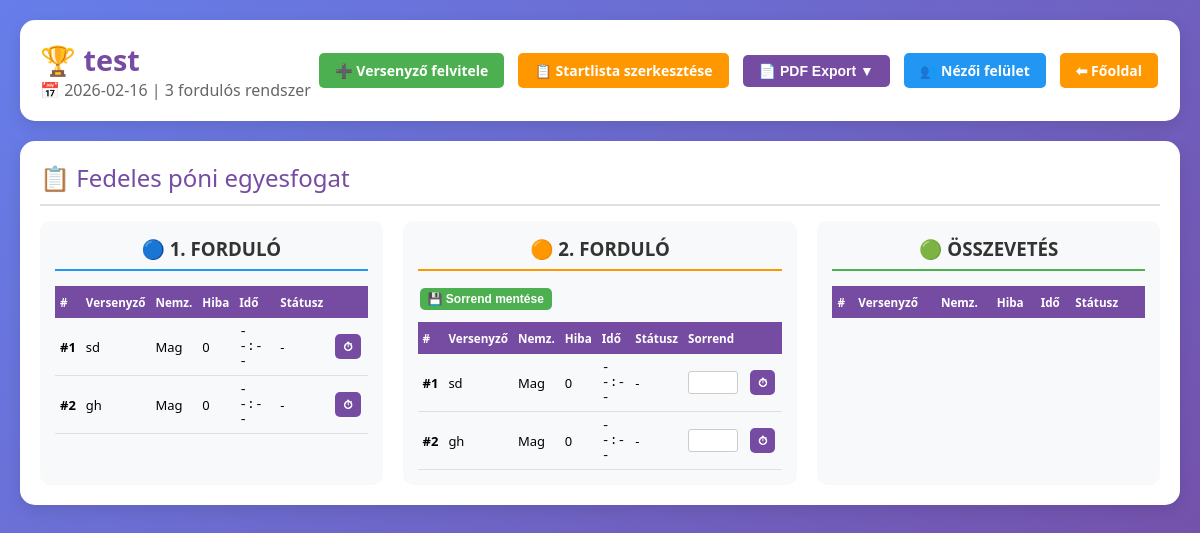
The page /verseny_fooldal/1 on the database its author committed.
### app.py (models this page shows)
class Verseny(db.Model):
    __tablename__ = 'versenyek'
    id = db.Column(db.Integer, primary_key=True)
    nev = db.Column(db.String(100), nullable=False)
    datum = db.Column(db.String(20), nullable=False)
    aktiv = db.Column(db.Boolean, default=True)
    lezart = db.Column(db.Boolean, default=False)

class Versenyzo(db.Model):
    __tablename__ = 'versenyzok'
    id = db.Column(db.Integer, primary_key=True)
    verseny_id = db.Column(db.Integer, db.ForeignKey('versenyek.id'), nullable=False)
    startszam = db.Column(db.Integer, nullable=False)
    nev = db.Column(db.String(100), nullable=False)
    kategoria = db.Column(db.String(50), nullable=False)
    nemzetiseg = db.Column(db.String(50), nullable=False)
    f1_statusz = db.Column(db.String(20), default='')
    f2_statusz = db.Column(db.String(20), default='')
    ov_statusz = db.Column(db.String(20), default='')
    f1_verohibak = db.Column(db.Text, default='{}')
    f1_egyeb_hiba = db.Column(db.Integer, default=0)
    f1_ido = db.Column(db.Float, default=0)
    f1_ossz_hiba = db.Column(db.Integer, default=0)
    f2_verohibak = db.Column(db.Text, default='{}')
    f2_egyeb_hiba = db.Column(db.Integer, default=0)
    f2_ido = db.Column(db.Float, default=0)
    f2_ossz_hiba = db.Column(db.Integer, default=0)
    ov_verohibak = db.Column(db.Text, default='{}')
    ov_egyeb_hiba = db.Column(db.Integer, default=0)
    ov_ido = db.Column(db.Float, default=0)
    ov_ossz_hiba = db.Column(db.Integer, default=0)
    f1_sorrend = db.Column(db.Integer)
    f2_sorrend = db.Column(db.Integer)
    ov_sorrend = db.Column(db.Integer)
    osszevetesre_jogosult = db.Column(db.Boolean, default=False)

### app.py (the view)
@app.route('/verseny_fooldal/<int:verseny_id>')
def verseny_fooldal(verseny_id):
    verseny = Verseny.query.get_or_404(verseny_id)
    versenyzok = Versenyzo.query.filter_by(verseny_id=verseny_id).all()
    kategoriak = {}
    for v in versenyzok:
        if v.kategoria not in kategoriak:
            kategoriak[v.kategoria] = []
        kategoriak[v.kategoria].append(v)
    return render_template('verseny_fooldal.html', verseny=verseny, kategoriak=kategoriak)

### templates/verseny_fooldal.html (shortened to what this page needs)
<!DOCTYPE html>
<html lang="hu">
<head>
</head>
<body>
    <div class="container">
        <div class="header">
            <div>
                <h1>🏆 {{ verseny.nev }}</h1>
                <p style="color: #666;">📅 {{ verseny.datum }} | 3 fordulós rendszer</p>
            </div>
            <div class="header-info">
                <a href="{{ url_for('versenyzo_felvitel', verseny_id=verseny.id) }}" class="btn btn-success">➕ Versenyző felvitele</a>
                <a href="/startlista/{{ verseny.id }}" class="btn btn-warning">📋 Startlista szerkesztése</a>
                <div class="dropdown">
                    <button class="btn btn-primary">📄 PDF Export ▼</button>
                </div>
                <a href="/nezok/{{ verseny.id }}" target="_blank" class="btn btn-info">👥 Nézői felület</a>
                <a href="{{ url_for('index') }}" class="btn btn-warning">⬅ Főoldal</a>
            </div>
        </div>
        {% for kategoria, versenyzok in kategoriak.items() %}
        <div class="kategoria-card">
            <div class="kategoria-title">📋 {{ kategoria }}</div>
            <div class="fordulo-grid">
                <div class="fordulo-card f1">
                    <h3>🔵 1. FORDULÓ</h3>
                    <table>
                        <thead>
                            <tr>
                                <th>#</th>
                                <th>Versenyző</th>
                                <th>Nemz.</th>
                                <th>Hiba</th>
                                <th>Idő</th>
                                <th>Státusz</th>
                                <th></th>
                            </tr>
                        </thead>
                        <tbody>
                            {% for v in versenyzok %}
                            <tr class="{% if v.f1_statusz == 'feladta' %}feladta{% elif v.f1_statusz == 'kizárva' %}kizárva{% endif %}">
                                <td><strong>#{{ v.startszam }}</strong></td>
                                <td>{{ v.nev }}</td>
                                <td>{{ v.nemzetiseg[:3] }}</td>
                                <td>
                                    {% if v.f1_statusz %}
                                        -
                                    {% else %}
                                        {{ v.f1_ossz_hiba }}
                                    {% endif %}
                                </td>
                                <td class="ido">
                                    {% if v.f1_statusz %}
                                        --
                                    {% else %}
                                        {{ "%.2f"|format(v.f1_ido) if v.f1_ido > 0 else '--:--' }}
                                    {% endif %}
                                </td>
                                <td>
                                    {% if v.f1_statusz == 'feladta' %}
                                        <span class="statusz-badge statusz-feladta">⚠️ FELADTA</span>
                                    {% elif v.f1_statusz == 'kizárva' %}
                                        <span class="statusz-badge statusz-kizarva">🚫 KIZÁRVA</span>
                                    {% else %}
                                        -
                                    {% endif %}
                                </td>
                                <td>
                                    <a href="{{ url_for('eredmeny_rögzites', verseny_id=verseny.id, startszam=v.startszam) }}" class="btn btn-primary btn-sm">⏱</a>
                                </td>
                            </tr>
                            {% endfor %}
                        </tbody>
                    </table>
                </div>
                <div class="fordulo-card f2">
                    <h3>🟠 2. FORDULÓ</h3>
                    <div style="margin-bottom: 10px;">
                        <button onclick="mentesF2Sorrend({{ verseny.id }})" class="btn btn-success btn-sm">💾 Sorrend mentése</button>
                    </div>
                    <table id="f2-{{ loop.index }}">
                        <thead>
                            <tr>
                                <th>#</th>
                                <th>Versenyző</th>
                                <th>Nemz.</th>
                                <th>Hiba</th>
                                <th>Idő</th>
                                <th>Státusz</th>
                                <th>Sorrend</th>
                                <th></th>
                            </tr>
                        </thead>
                        <tbody>
                            {% for v in versenyzok|sort(attribute='f2_sorrend') %}
                            <tr class="{% if v.f2_statusz == 'feladta' %}feladta{% elif v.f2_statusz == 'kizárva' %}kizárva{% endif %}">
                                <td><strong>#{{ v.startszam }}</strong></td>
                                <td>{{ v.nev }}</td>
                                <td>{{ v.nemzetiseg[:3] }}</td>
                                <td>
                                    {% if v.f2_statusz %}
                                        -
                                    {% else %}
                                        {{ v.f2_ossz_hiba }}
                                    {% endif %}
                                </td>
                                <td class="ido">
                                    {% if v.f2_statusz %}
                                        --
                                    {% else %}
                                        {{ "%.2f"|format(v.f2_ido) if v.f2_ido > 0 else '--:--' }}
                                    {% endif %}
                                </td>
                                <td>
                                    {% if v.f2_statusz == 'feladta' %}
                                        <span class="statusz-badge statusz-feladta">⚠️ FELADTA</span>
                                    {% elif v.f2_statusz == 'kizárva' %}
                                        <span class="statusz-badge statusz-kizarva">🚫 KIZÁRVA</span>
                                    {% else %}
                                        -
                                    {% endif %}
                                </td>
                                <td>
                                    <input type="number" class="sorrend-input"
                                           value="{{ v.f2_sorrend }}"
                                           data-startszam="{{ v.startszam }}"
                                           onchange="sorrendValtozas(this, 'f2-{{ loop.index }}')">
                                </td>
                                <td>
                                    <a href="{{ url_for('eredmeny_rögzites', verseny_id=verseny.id, startszam=v.startszam) }}" class="btn btn-primary btn-sm">⏱</a>
                                </td>
                            </tr>
                            {% endfor %}
                        </tbody>
                    </table>
                </div>
                <div class="fordulo-card ov">
                    <h3>🟢 ÖSSZEVETÉS</h3>
                    <table>
                        <thead>
                            <tr>
                                <th>#</th>
                                <th>Versenyző</th>
                                <th>Nemz.</th>
                                <th>Hiba</th>
                                <th>Idő</th>
                                <th>Státusz</th>
                                <th></th>
                            </tr>
                        </thead>
                    </table>
                </div>
            </div>
        </div>
        {% endfor %}
    </div>
</body>
</html>

### templates/verseny_fooldal.html (style rules this page uses)
* { margin: 0; padding: 0; box-sizing: border-box; }
body { font-family: 'Segoe UI', Tahoma, Geneva, Verdana, sans-serif; background: linear-gradient(135deg, #667eea 0%, #764ba2 100%); min-height: 100vh; padding: 20px; }
.container { max-width: 1400px; margin: 0 auto; }
.header { background: white; border-radius: 15px; padding: 20px; margin-bottom: 20px; box-shadow: 0 5px 15px rgba(0,0,0,0.1); display: flex; justify-content: space-between; align-items: center; flex-wrap: wrap; }
.header h1 { color: #764ba2; font-size: 1.8em; }
.header-info { display: flex; gap: 10px; align-items: center; flex-wrap: wrap; }
.btn { display: inline-block; padding: 8px 16px; margin: 2px; border: none; border-radius: 5px; cursor: pointer; font-size: 14px; font-weight: 600; text-decoration: none; transition: all 0.3s; }
.btn-primary { background: #764ba2; color: white; }
.btn-success { background: #4CAF50; color: white; }
.btn-warning { background: #ff9800; color: white; }
.btn-info { background: #2196F3; color: white; }
.btn-sm { padding: 4px 8px; font-size: 12px; }
.dropdown { position: relative; display: inline-block; }
.kategoria-card { background: white; border-radius: 15px; padding: 20px; margin-bottom: 20px; box-shadow: 0 5px 15px rgba(0,0,0,0.1); }
.kategoria-title { color: #764ba2; font-size: 1.5em; margin-bottom: 15px; padding-bottom: 10px; border-bottom: 2px solid #e0e0e0; }
.fordulo-grid { display: grid; grid-template-columns: 1fr 1fr 1fr; gap: 20px; margin-top: 15px; }
.fordulo-card { background: #f8f9fa; border-radius: 10px; padding: 15px; transition: transform 0.2s; }
.fordulo-card h3 { color: #333; margin-bottom: 15px; text-align: center; padding-bottom: 8px; border-bottom: 2px solid; }
.fordulo-card.f1 h3 { border-bottom-color: #2196F3; }
.fordulo-card.f2 h3 { border-bottom-color: #ff9800; }
.fordulo-card.ov h3 { border-bottom-color: #4CAF50; }
table { width: 100%; border-collapse: collapse; font-size: 13px; }
th { background: #764ba2; color: white; padding: 8px 5px; text-align: left; font-size: 0.9em; }
td { padding: 6px 5px; border-bottom: 1px solid #e0e0e0; }
.sorrend-input { width: 50px; padding: 3px; text-align: center; border: 1px solid #ccc; border-radius: 3px; }
.ido { font-family: monospace; }

### rows shown on the page
Verseny: nev "test", datum "2026-02-16"
Versenyzo: kategoria "Fedeles póni egyesfogat", startszam "1", nev "sd", nemzetiseg "Mag", f1_ossz_hiba "0", f1_ido "--:--", f2_ossz_hiba "0", f2_ido "--:--"
Versenyzo: startszam "2", nev "gh", nemzetiseg "Mag", f1_ossz_hiba "0", f1_ido "--:--", f2_ossz_hiba "0", f2_ido "--:--"
